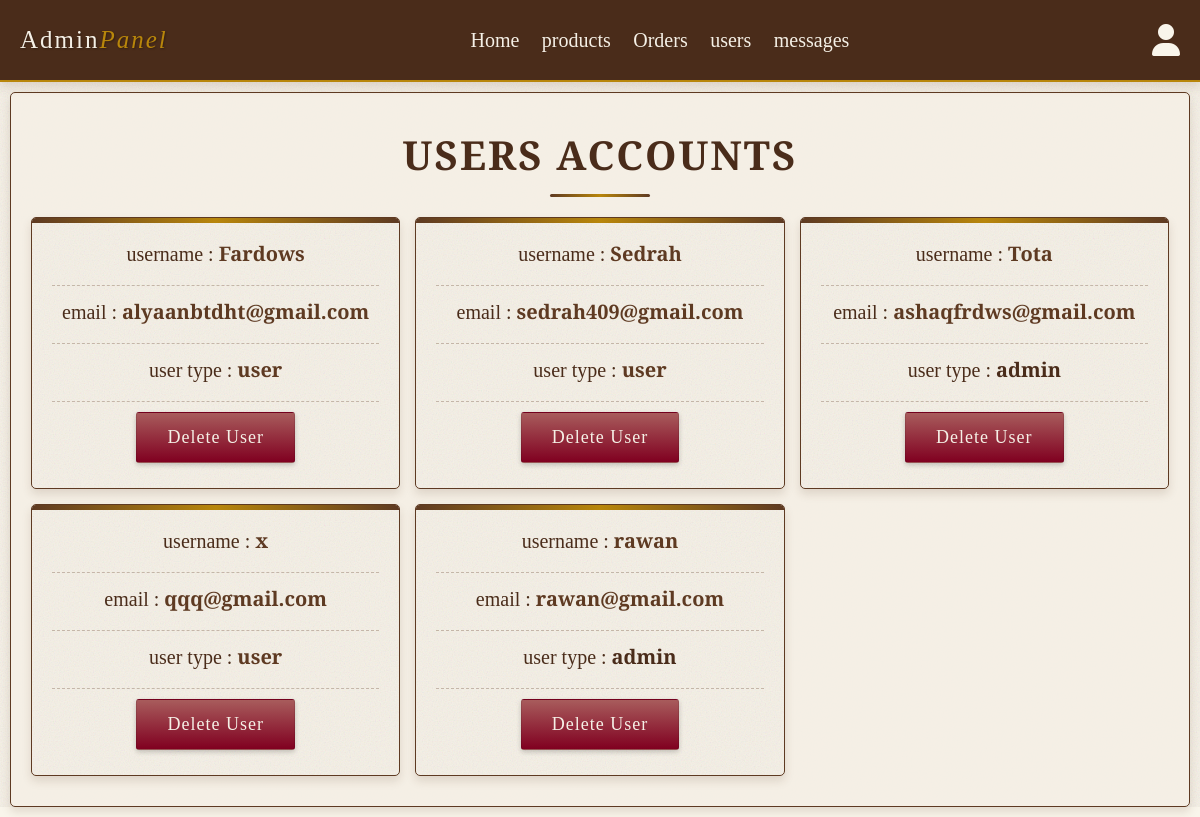
Page /admin_users.php (signed in) on the committed database.
### tables this page shows
CREATE TABLE `users` (
  `id` int(100) NOT NULL,
  `name` varchar(100) NOT NULL,
  `email` varchar(100) NOT NULL,
  `password` varchar(100) NOT NULL,
  `user_type` varchar(20) NOT NULL DEFAULT 'user'
);

### admin_users.php (the view, shortened to what this page needs)
<?php
include 'config.php' ;
?>
<!DOCTYPE html>
<html lang="en">
    <head>
       <link rel="stylesheet" href="https://cdnjs.cloudflare.com/ajax/libs/font-awesome/6.7.2/css/all.min.css">
        <link rel="stylesheet" href="./css/admin_style.css?v=<?php echo time(); ?>">
    </head>
    <body>
        <?php include 'admin_header.php'; ?>
        <section class="users">
            <h1 class="title">users accounts</h1>
            <div class="box-container">
                <?php
                    $select_users = mysqli_query($conn, "SELECT * FROM `users`") or die('query failed');
                    if(mysqli_num_rows($select_users) > 0){
                        while($fetch_users = mysqli_fetch_assoc($select_users)){
                ?>
                <div class="box">
                    <p> username : <span><?php echo $fetch_users['name']; ?></span> </p>
                    <p> email : <span><?php echo $fetch_users['email']; ?></span> </p>
                    <p> user type : <span style="color: <?php if($fetch_users['user_type']== 'admin'){echo 'var(--orange)';}?>"><?php echo $fetch_users['user_type']; ?></span> </p>
                    <a href="admin_users.php?delete=<?php echo $fetch_users['id']; ?>" onclick="return confirm('delete this user?');" class="delete-btn">delete user</a>
                </div>
                <?php
                        }
                    }else{
                        echo '<p class="empty">no users added yet!</p>';
                    }
                ?>
            </div>
    </body>
</html>

### admin_header.php (shortened to what this page needs)
<header class="header">
    <div class="flex">
        <a href="admin_page.php" class="logo">Admin<span>Panel</span></a>
        <nav class="navbar">
            <a href="admin_page.php">Home</a>
            <a href="admin_products.php">products</a>
            <a href="admin_orders.php">Orders</a>
            <a href="admin_users.php">users</a>
            <a href="admin_contacts.php">messages</a>
        </nav>
        <div class="icon">
            <div id="user-btn" class="fas fa-user"></div>
        </div>
    </div>
</header>

### css/admin_style.css (style rules this page uses)
:root { --parchment: #f5f0e6; --leather: #5e3a22; --mahogany: #4a2c1a; --ink: #1a120b; --maroon: #800020; --gold: #b8860b; --dusty-red: #a85c5c; --library-green: #556b2f; --light-bg: #f9f5eb; --border: .1rem solid var(--leather); --box-shadow: 0 .5rem 1rem rgba(94, 58, 34, 0.15); }
* { margin: 0; padding: 0; box-sizing: border-box; outline: none; border: none; text-decoration: none; transition: all .2s ease-in-out; }
html { font-size: 62.5%; overflow-x: hidden; background-color: var(--light-bg); }
body { background-color: var(--parchment); background-image: var(--texture); font-family: 'Cormorant Garamond', serif; color: var(--ink); line-height: 1.6; }
section { padding: 3rem 2rem; background-color: rgba(245, 240, 230, 0.9); border-radius: 0.5rem; margin: 1rem; box-shadow: var(--box-shadow); border: var(--border); position: relative; }
section::before { content: ""; position: absolute; top: 0; left: 0; right: 0; bottom: 0; background: linear-gradient( 135deg, rgba(94, 58, 34, 0.05) 0%, rgba(245, 240, 230, 0.8) 50%, rgba(94, 58, 34, 0.05) 100% ); pointer-events: none; border-radius: 0.5rem; z-index: -1; }
.title { text-align: center; margin-bottom: 2rem; text-transform: uppercase; color: var(--mahogany); font-size: 4rem; font-family: 'Cinzel', serif; letter-spacing: 0.2rem; position: relative; padding-bottom: 1rem; }
.title::after { content: ""; position: absolute; bottom: 0; left: 50%; transform: translateX(-50%); width: 10rem; height: 0.3rem; background: linear-gradient(90deg, var(--leather), var(--gold), var(--leather)); border-radius: 0.5rem; }
.btn, .option-btn, .delete-btn, .white-btn { display: inline-block; margin-top: 1rem; padding: 1rem 3rem; cursor: pointer; color: var(--parchment); font-size: 1.8rem; border-radius: 0.3rem; text-transform: capitalize; font-family: 'Cinzel', serif; letter-spacing: 0.1rem; position: relative; overflow: hidden; transition: all 0.3s ease; box-shadow: 0 2px 5px rgba(0, 0, 0, 0.2); border: 1px solid rgba(0, 0, 0, 0.1); }
.btn::before, .option-btn::before, .delete-btn::before, .white-btn::before { content: ""; position: absolute; top: 0; left: -100%; width: 100%; height: 100%; background: linear-gradient( 90deg, transparent, rgba(255, 255, 255, 0.2), transparent ); transition: 0.5s; }
.delete-btn { background-color: var(--dusty-red); background-image: linear-gradient(to bottom, var(--dusty-red), var(--maroon)); }
.header { position: sticky; top: 0; left: 0; right: 0; z-index: 1000; background-color: var(--mahogany); box-shadow: var(--box-shadow); border-bottom: 2px solid var(--gold); }
.header .flex { display: flex; align-items: center; padding: 2rem; justify-content: space-between; position: relative; max-width: 1200px; margin: 0 auto; }
.header .flex .logo { font-size: 2.5rem; color: var(--parchment); font-family: 'Cinzel', serif; letter-spacing: 0.2rem; text-shadow: 1px 1px 2px rgba(0, 0, 0, 0.3); }
.header .flex .logo span { color: var(--gold); font-style: italic; }
.header .flex .navbar a { margin: 0 1rem; font-size: 2rem; color: var(--parchment); font-family: 'Cormorant Garamond', serif; font-weight: 500; position: relative; padding-bottom: 0.5rem; }
.header .flex .navbar a::after { content: ""; position: absolute; bottom: 0; left: 0; width: 0; height: 2px; background-color: var(--gold); transition: width 0.3s ease; }
#user-btn { font-size: 3.2rem; color:var(--light-bg) }
.users .box-container { display: grid; grid-template-columns: repeat(auto-fit, minmax(30rem, 1fr)); justify-content: center; gap: 1.5rem; max-width: 1200px; margin: 0 auto; align-items: flex-start; }
.users .box-container .box { background-color: var(--parchment); padding: 2rem; border: var(--border); box-shadow: var(--box-shadow); border-radius: 0.5rem; text-align: center; position: relative; overflow: hidden; background-image: var(--texture); transition: all 0.3s ease; }
.users .box-container .box::before { content: ""; position: absolute; top: 0; left: 0; width: 100%; height: 0.5rem; background: linear-gradient(90deg, var(--leather), var(--gold), var(--leather)); }
.users .box-container .box p { padding-bottom: 1.5rem; font-size: 2rem; color: var(--mahogany); font-family: 'Cormorant Garamond', serif; border-bottom: 1px dashed rgba(94, 58, 34, 0.3); margin-bottom: 1rem; }
.users .box-container .box p span { color: var(--leather); font-weight: 600; }
.users .box-container .box .delete-btn { margin-top: 0; }

### rows in the picture
users: name "Fardows", email "alyaanbtdht@gmail.com", user_type "user"
users: name "Sedrah", email "sedrah409@gmail.com", user_type "user"
users: name "Tota", email "ashaqfrdws@gmail.com", user_type "admin"
users: name "x", email "qqq@gmail.com", user_type "user"
users: name "rawan", email "rawan@gmail.com", user_type "admin"
